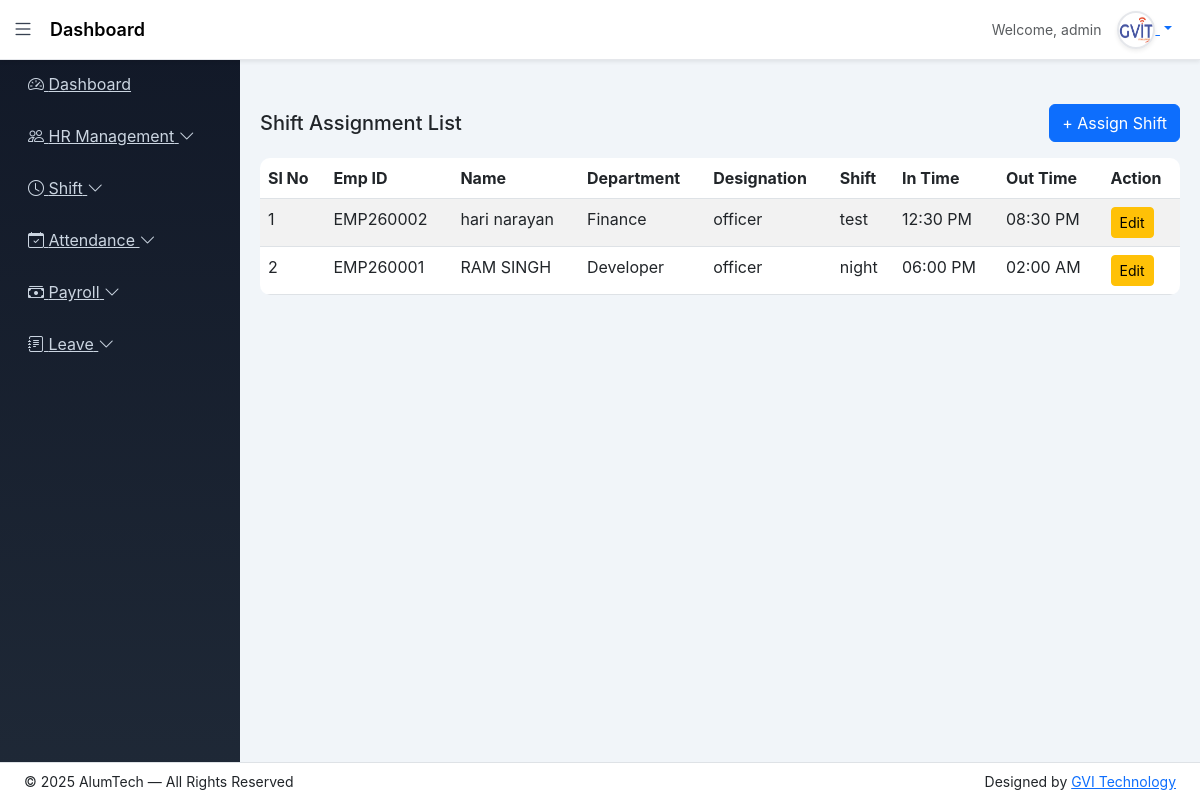
/shift-assign/list/ (signed in), run on the app's committed database.
### app/models.py (models this page shows, shortened)
class ShiftAssignment(models.Model):
    employee = models.ForeignKey(Employee, on_delete=models.CASCADE)
    shift = models.ForeignKey(Shift, on_delete=models.CASCADE)
    assigned_date = models.DateField(auto_now_add=True)
    is_active = models.BooleanField(default=True)
    class Meta:
        ordering = ['-id']

class Employee(models.Model):
    BLOOD_GROUP_CHOICES = [
        ('A+', 'A+'), ('A-', 'A-'),
        ('B+', 'B+'), ('B-', 'B-'),
        ('O+', 'O+'), ('O-', 'O-'),
        ('AB+', 'AB+'), ('AB-', 'AB-'),
    ]
    BACHELOR_CHOICES = [
        ('BCom', 'B.Com'),
        ('BSc', 'B.Sc'),
        ('BA', 'B.A'),
        ('BTech', 'B.Tech'),
    ]
    MASTER_CHOICES = [
        ('MCom', 'M.Com'),
        ('MSc', 'M.Sc'),
        ('MA', 'M.A'),
        ('MTech', 'M.Tech'),
    ]
    first_name = models.CharField(max_length=50)
    middle_name = models.CharField(max_length=50, blank=True)
    last_name = models.CharField(max_length=50)
    gender = models.CharField(max_length=10,choices=[('Male','Male'),('Female','Female'),('Other','Other')])
    blood_group = models.CharField(max_length=10, choices=BLOOD_GROUP_CHOICES, blank=True, null=True)
    date_of_birth = models.DateField(null=True, blank=True)
    father_name = models.CharField(max_length=100, blank=True)
    mother_name = models.CharField(max_length=100, blank=True)
    user = models.OneToOneField(User, on_delete=models.CASCADE, null=True, blank=True, related_name='employee_profile')
    email = models.EmailField(unique=True)
    contact_no = models.CharField(max_length=15)
    emergency_contact = models.CharField(max_length=15)
    address = models.TextField(blank=True, null=True)
    permanent_address = models.TextField(blank=True, null=True)
    bachelor_degree = models.CharField(max_length=10, choices=BACHELOR_CHOICES, blank=True, null=True)
    master_degree = models.CharField(max_length=10, choices=MASTER_CHOICES, blank=True, null=True)
    employee_id = models.CharField(max_length=20, unique=True)
    role = models.CharField(
    max_length=20,
    choices=[
        ('HR','HR'),
        ('ACCOUNTS','Accounts'),
        ('EMPLOYEE','Employee')
    ],
    default='EMPLOYEE'
)
    department = models.ForeignKey(Department, on_delete=models.PROTECT)
    designation = models.ForeignKey(Designation, on_delete=models.PROTECT)
    date_of_joining = models.DateField(blank=True, null=True)
    photo = models.ImageField(upload_to='employees/', blank=True, null=True)
    pan_no = models.CharField(max_length=10,blank=True,null=True)
    Aadhar_no = models.CharField(max_length=12,blank=True,null=True)
    Bank_name = models.CharField(max_length=50,blank=True,null=True)
    acc_no = models.CharField(max_length=15,blank=True,null=True)
    ifsc_no = models.CharField(max_length=15,blank=True,null=True)
    branch_name = models.CharField(max_length=50,blank=True,null=True)
    is_active = models.BooleanField(default=True)
    created_at = models.DateTimeField(auto_now_add=True)
    lwp_balance = models.IntegerField(default=0)
    generated_at = models.DateField(blank=True, null=True)
    created_by = models.ForeignKey(User, on_delete=models.SET_NULL, null=True, blank=True, related_name='created_employees')

class Department(models.Model):
    name = models.CharField(max_length=100, unique=True)
    description = models.TextField(blank=True)

class Designation(models.Model):
    department = models.ForeignKey(Department, on_delete=models.CASCADE)
    name = models.CharField(max_length=100)

class Shift(models.Model):
    name = models.CharField(max_length=100)
    start_time = models.TimeField()
    end_time = models.TimeField()
    break_minutes = models.PositiveIntegerField(default=0)
    weekly_off = models.CharField(
        max_length=10,
        choices=[
            ('Monday','Monday'),
            ('Tuesday','Tuesday'),
            ('Wednesday','Wednesday'),
            ('Thursday','Thursday'),
            ('Friday','Friday'),
            ('Saturday','Saturday'),
            ('Sunday','Sunday'),
        ],
        default='Sunday'
    )
    is_active = models.BooleanField(default=True)
    created_at = models.DateTimeField(auto_now_add=True)

### app/views.py (the view)
# urls.py: path('shift-assign/list/', views.shift_assign_list, name='shift_assign_list'),
@login_required(login_url='login')
def shift_assign_list(request):
    return render(request, 'shift/shift_assign_list.html', {
        'assignments': ShiftAssignment.objects.select_related(
            'employee__department', 'employee__designation', 'shift'
        )
    })

### templates/shift/shift_assign_list.html (shortened to what this page needs)
{% extends 'base_dashboard.html' %}
{% block content %}
<div class="d-flex justify-content-between align-items-center mb-3">
  <h5 class="mb-0">Shift Assignment List</h5>
  <a href="{% url 'shift_assign' %}" class="btn btn-primary">
    + Assign Shift
  </a>
</div>
<table class="table table-striped">
  <thead>
    <tr>
      <th>Sl No</th>
      <th>Emp ID</th>
      <th>Name</th>
      <th>Department</th>
      <th>Designation</th>
      <th>Shift</th>
      <th>In Time</th>
      <th>Out Time</th>
      <th>Action</th>
    </tr>
  </thead>
  <tbody>
    {% for s in assignments %}
    <tr>
      <td>{{ forloop.counter }}</td>
      <td>{{ s.employee.employee_id }}</td>
      <td>{{ s.employee.first_name }} {{ s.employee.last_name }}</td>
      <td>{{ s.employee.department.name }}</td>
      <td>{{ s.employee.designation.name }}</td>
      <td>{{ s.shift.name }}</td>
      <td>{{ s.shift.start_time|time:"h:i A" }}</td>
      <td>{{ s.shift.end_time|time:"h:i A" }}</td>
      <td>
        <a
          href="{% url 'shift_assign_edit' s.id %}"
          class="btn btn-warning btn-sm"
        >
          Edit
        </a>
      </td>
    </tr>
    {% empty %}
    <tr>
      <td colspan="8" class="text-center text-muted">
        No shift assignments found
      </td>
    </tr>
    {% endfor %}
  </tbody>
</table>
{% endblock %}

### templates/base_dashboard.html (shortened to what this page needs)
{% load static %}
<!doctype html>
<html lang="en">
<head>
<link href="https://cdn.jsdelivr.net/npm/bootstrap@5.3.0/dist/css/bootstrap.min.css" rel="stylesheet">
<link href="https://cdn.jsdelivr.net/npm/bootstrap-icons@1.11.3/font/bootstrap-icons.css" rel="stylesheet">
<link rel="stylesheet" href="{% static 'css/dashboard_style.css' %}">
</head>
<body>
{% if request.user.is_superuser %}
{% include "includes/sidebar_admin.html" %}
{% elif request.user.employee_profile.role == "HR" %}
{% include "includes/sidebar_hr.html" %}
{% elif request.user.employee_profile.role == "ACCOUNTS" %}
{% include "includes/sidebar_accounts.html" %}
{% else %}
{% include "includes/sidebar_employee.html" %}
{% endif %}
<nav class="navbar navbar-expand-lg navbar-custom shadow-sm" id="navbar">
<div class="container-fluid">
<i class="bi bi-list toggle-btn" onclick="toggleSidebar()"></i>
<span class="navbar-brand ms-3 fw-semibold">
{% block page_title %}Dashboard{% endblock %}
</span>
<div class="ms-auto d-flex align-items-center gap-3 me-3">
<span class="text-muted small">
Welcome, {{ request.user.username }}
</span>
<div class="dropdown">
<a href="#" class="dropdown-toggle profile-toggle" data-bs-toggle="dropdown">
<img src="{% static 'images/gvit.png' %}"
width="38"
height="38"
class="rounded-circle shadow-sm">
</a>
</div>
</div>
</div>
</nav>
<div class="content mt-4" id="content">
{% block content %}{% endblock %}
</div>
<footer id="footer" class="bg-secondary border-top fixed-bottom">
<div class="container-fluid px-4">
<div class="row align-items-center py-2">
<div class="col-md-6 small">
© 2025 AlumTech — All Rights Reserved
</div>
<div class="col-md-6 text-md-end small">
Designed by
<a href="https://www.gvitechnology.com/" target="_blank">
GVI Technology
</a>
</div>
</div>
</div>
</footer>
</body>
</html>

### static/css/dashboard_style.css (style rules this page uses)
body { background: #f1f5f9; font-family: 'Inter', sans-serif; }
.navbar-custom { background: #ffffff; border-bottom: 1px solid #e5e7eb; height: 60px; }
.navbar-brand { font-weight: 600; font-size: 18px; }
.toggle-btn { font-size: 22px; cursor: pointer; color: #374151; }
.content { margin-left: 240px; padding: 20px; transition: 0.3s; }
.table { border-radius: 10px; overflow: hidden; }
#footer { background: #ffffff !important; border-top: 1px solid #e5e7eb; }
.profile-toggle img { border: 2px solid #e5e7eb; }

### data on the page
ShiftAssignment: employee.employee_id "EMP260002", employee.first_name "hari", employee.last_name "narayan", employee.department.name "Finance", employee.designation.name "officer", shift.name "test", shift.start_time "12:30 PM", shift.end_time "08:30 PM"
ShiftAssignment: employee.employee_id "EMP260001", employee.first_name "RAM", employee.last_name "SINGH", employee.department.name "Developer", employee.designation.name "officer", shift.name "night", shift.start_time "06:00 PM", shift.end_time "02:00 AM"

### other printed values
{{ request.user.username }} "admin"
